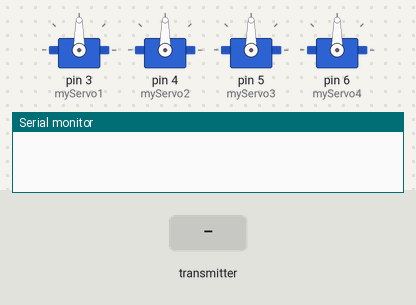
The sketch below on a simulated Arduino Uno, built with avr-gcc and run on an emulated ATmega328P. Parts: 4 × servo, the last lines printed to the serial monitor. The inputs (shaded band) are chosen by the test bench. No radio packets arrive unless stated.

Above: at 1.2 s.
1.3 s: the transmitter starts sending msg.0 = 0
At 2.5 s:
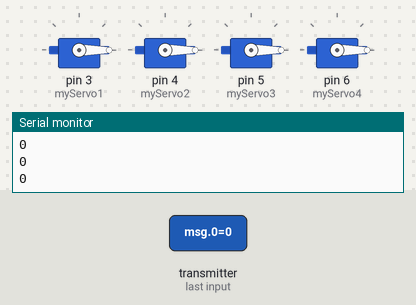
2.8 s: the transmitter starts sending msg.1 = 1
At 3.9 s:
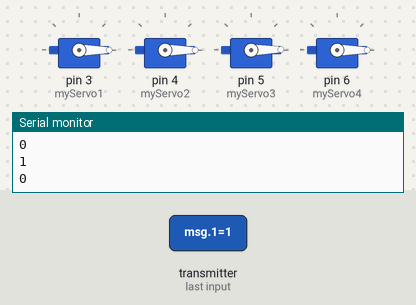
4.3 s: the transmitter starts sending msg.2 = 1
At 5.0 s:
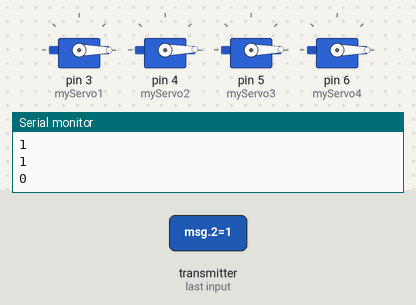
5.8 s: the transmitter starts sending msg.3 = 1
At 6.2 s:
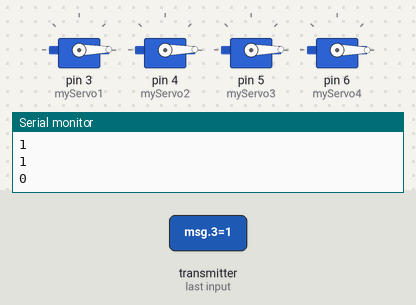
7.3 s: the transmitter starts sending msg.0 = 1
At 8.5 s:
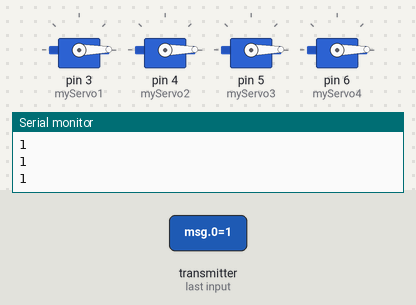
8.8 s: the transmitter starts sending msg.1 = 0
At 9.6 s:
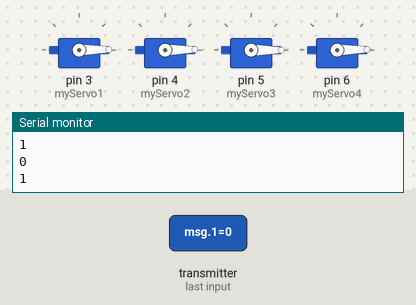
Timing chart, 0 to 11.3 s (numbered marks = the images above; inputs shaded):
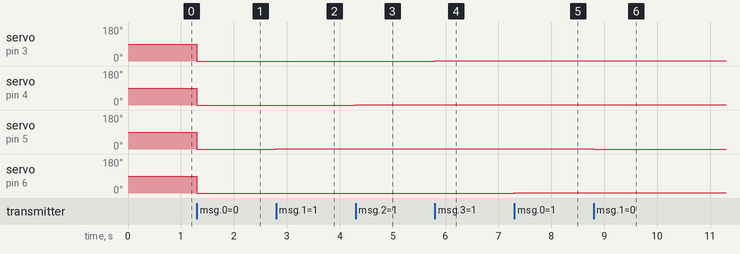

Measured:
- after the input at 1.3 s, servo on pin 3 (myServo1), servo on pin 4 (myServo2), servo on pin 5 (myServo3), servo on pin 6 (myServo4): 90° → 0° at once
- after the input at 2.8 s, servo on pin 5 (myServo3): 0° → 1° at once
- after the input at 4.3 s, servo on pin 4 (myServo2): 0° → 1° at once
- after the input at 5.8 s, servo on pin 3 (myServo1): 0° → 1° at once
- after the input at 7.3 s, servo on pin 6 (myServo4): 0° → 1° at once
- after the input at 8.8 s, servo on pin 5 (myServo3): 1° → 0° at once

The sketch:

Receiver-sizeof.ino
```cpp
//Receiver Code (Hand) - Mert Arduino and Tech

#include <Servo.h>    //the library which helps us to control the servo motor
#include <SPI.h>      //the communication interface with the modem
#include <RF24.h>     //the library which helps us to control the radio modem

//define the servo name
Servo myServo1;
Servo myServo2;
Servo myServo3;
Servo myServo4;

RF24 radio(9,10);     /*This object represents a modem connected to the Arduino.
                      Arguments 9 and 10 are a digital pin numbers to which signals
                      CE and CSN are connected.*/

byte addresses[][6] = {"1Node","2Node"};//the address of the modem,that will receive data from the Arduino.

bool radioNumber = 0;
bool role = 0;

int msg[4];

void setup(){

  //define the servo input pins
  myServo1.attach(3); //A1
  myServo2.attach(4); //A2
  myServo3.attach(5); //A3
  myServo4.attach(6); //A4

  Serial.begin(9600);
  radio.begin();   //it activates the modem.
  radio.openWritingPipe(addresses[0]);
  radio.openReadingPipe(1, addresses[1]);   //determines the address of our modem which receive data.
  radio.startListening();           //enable receiving data via modem
  }

void loop(){
  if(radio.available()){

    radio.read(&msg, sizeof(msg));

    myServo1.write(msg[3]); //A1
    myServo2.write(msg[2]); //A2
    myServo3.write(msg[1]); //A3
    myServo4.write(msg[0]); //A4

    Serial.println(msg[3]);
    Serial.println(msg[2]);
    Serial.println(msg[1]);
    Serial.println(msg[0]);

    }
  }
```
